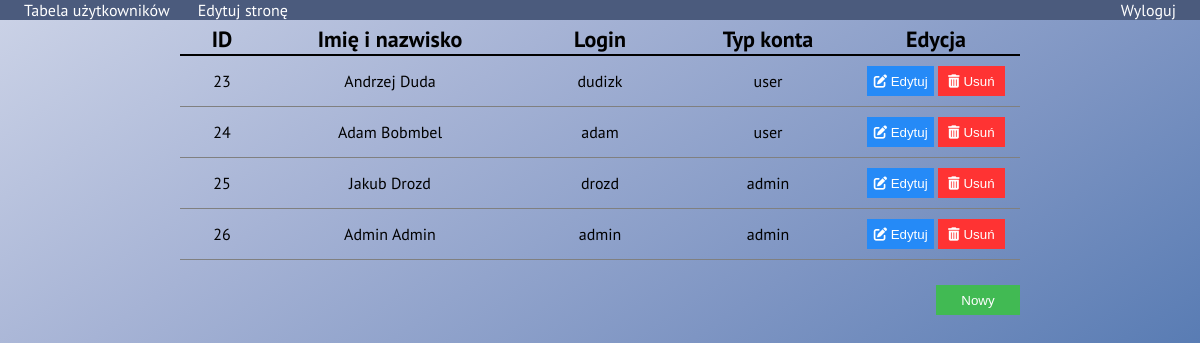
Page /edit.php on the committed database.
### tables this page shows
CREATE TABLE `users` (
  `id` int(255) NOT NULL,
  `imie` varchar(100) NOT NULL,
  `nazwisko` varchar(100) NOT NULL,
  `mail` varchar(100) NOT NULL,
  `login` varchar(100) NOT NULL,
  `password` varchar(100) NOT NULL,
  `grupa` varchar(100) NOT NULL DEFAULT 'user'
);

### edit.php (the view, shortened to what this page needs)
<!DOCTYPE html>
<html lang='en'>
<head>
    <link rel="stylesheet" href="styles.css">
</head>
<?php
if (!$db_link = mysqli_connect('localhost', 'root', '', 'jdrozd')) {
    echo 'Błąd podczas próby połączenia z serwerem MySQL...<br>';
    exit;
}
?>
<body>
    <div id="top">
        <a href="#">Tabela użytkowników</a>
        <a href="editSite.php">Edytuj stronę</a>
        <a href="index.html">Wyloguj</a>
    </div>
    <div id='marginSmall'></div>
        <?php
            echo"
            <table>
            <tr class='tr'>
                <th class='ID'>ID</th>
                <th class='imieNazwisko'>Imię i nazwisko</th>
                <th class='login'>Login</th>
                <th class='typKonta'>Typ konta</th>
                <th class='edycja'>Edycja</th>
            </tr>
            ";
            $query = 'SELECT * FROM users';
            $queryRes = mysqli_query($db_link, $query);
            $results = mysqli_fetch_all($queryRes);
            for($i = 0; $i < count($results); $i++){
                echo "<tr><td>" . $results[$i][0] . "</td>
                <td>" . ucfirst($results[$i][1]) . " " . ucfirst($results[$i][2]) . "</td>
                <td>" . $results[$i][4] . "</td>
                <td>" . $results[$i][6] . "</td>
                <td>
                    <form action='edit.php' method='POST'>
                        <button type='submit' name='name' value=" . 'e' . strval($i + $results[0][0]) . " class='edit'>
                            <i class='fas fa-edit'></i>
                            Edytuj
                        </button>
                        <button type='submit' name='name' value=". "d" . strval($i + $results[0][0]) ." class='del'>
                            <i class='fas fa-trash-alt'></i>
                            Usuń
                        </button>
                    </form>
                </td>
                </tr>
                ";
            }
            echo "</table>
            <div style='width: 70%; margin:auto'>
                <form action='edit.php' method='POST'>
                    <button type='submit' name= 'add' value='ok' id='add'>
                        Nowy
                    </button>
                </form>
            </div>
            "
        ?>
</body>
</html>

### styles.css (style rules this page uses)
html { height: 100%; }
body { margin: 0; height: 100%; font-family: 'PT Sans', sans-serif; color: black; background-image: linear-gradient(to right bottom, #ccd3e7, #a6b3d5, #7e95c3, #5378b1, #125c9f); background-repeat: no-repeat; background-attachment: fixed; }
#top { width: 100%; height: 20px; background-color: #4B5B7D; position: fixed; left: 0; top: 0; }
#top a { color: white; text-decoration: none; margin-left: 2%; }
#top a:last-child { float: right; color: white; margin-right: 2%; text-decoration: none; }
body { margin: 0; height: 100%; font-family: 'PT Sans', sans-serif; background-image: linear-gradient(to right bottom, #ccd3e7, #a6b3d5, #7e95c3, #5378b1, #125c9f); background-repeat: no-repeat; background-attachment: fixed; }
table { width: 70%; margin: auto; margin-top: 0%; text-align: center; border-collapse: collapse; padding: 5%; }
th { border-bottom: 2px solid black; color: black; font-size: 22px; }
td { border-bottom: 1px solid grey; padding-top: 10px; padding-bottom: 10px; }
.ID { width: 10%; }
.imieNazwisko { width: 30%; }
.login { width: 20%; }
.typKonta { width: 20%; }
.edycja { width: 20%; }
.edit { color: white; background-color: #258af7; border: none; cursor: pointer; width: 40%; height: 30px; }
.del { color: white; background-color: #ff3333; border: none; cursor: pointer; width: 40%; height: 30px; }
#marginSmall { height: 3%; }
#add { margin-top: 3%; color: white; background-color: #41ba53; border: none; cursor: pointer; width: 10%; height: 30px; float: right; }

### rows in the picture
users: id "23", imie "Andrzej", nazwisko "Duda", login "dudizk", grupa "user"
users: id "24", imie "Adam", nazwisko "Bobmbel", login "adam", grupa "user"
users: id "25", imie "Jakub", nazwisko "Drozd", login "drozd", grupa "admin"
users: id "26", imie "Admin", nazwisko "Admin", login "admin", grupa "admin"
